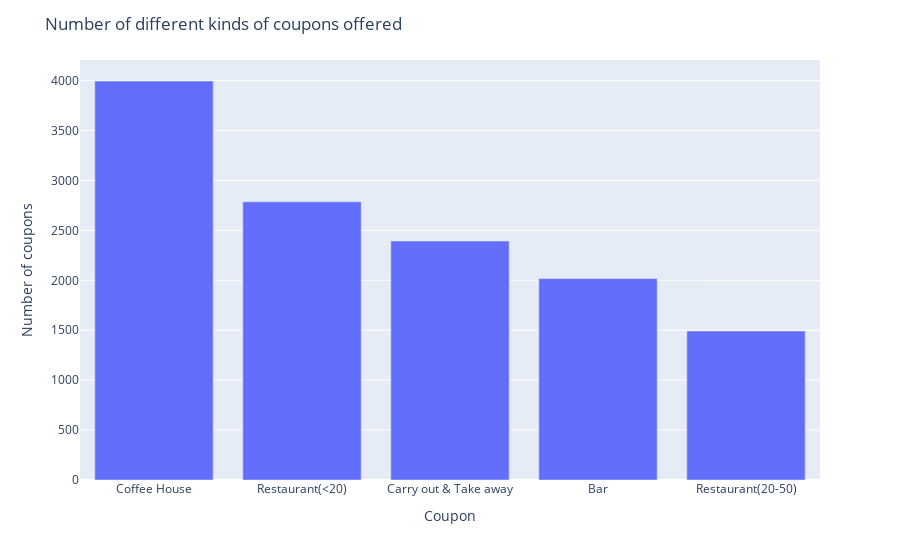

This figure's notebook cell:
### Markdown cell above
5. Use a bar plot to visualize the `coupon` column.

### Code cell
data_coupon = data['coupon'].value_counts().to_frame().reset_index()
data_coupon = data_coupon.rename(columns={'index': 'Coupon', 'coupon': 'Number of coupons'})
bar_coupon = px.bar(data_coupon, x = 'Coupon', y = 'Number of coupons')
bar_coupon.update_layout(title = 'Number of different kinds of coupons offered')

### Figure 1 — Plotly figure (JSON) as saved in the notebook; plotly's stock layout.template omitted (floating-point values rounded to 4 significant figures)
{"data": [{"alignmentgroup": "True", "hovertemplate": "Coupon=%{x}<br>Number of coupons=%{y}<extra></extra>", "legendgroup": "", "marker": {"color": "#636efa", "pattern": {"shape": ""}}, "name": "", "offsetgroup": "", "orientation": "v", "showlegend": false, "textposition": "auto", "type": "bar", "x": ["Coffee House", "Restaurant(<20)", "Carry out & Take away", "Bar", "Restaurant(20-50)"], "xaxis": "x", "y": [3996, 2786, 2393, 2017, 1492], "yaxis": "y"}], "layout": {"barmode": "relative", "legend": {"tracegroupgap": 0}, "margin": {"t": 60}, "title": {"text": "Number of different kinds of coupons offered"}, "xaxis": {"anchor": "y", "domain": [0, 1], "title": {"text": "Coupon"}}, "yaxis": {"anchor": "x", "domain": [0, 1], "title": {"text": "Number of coupons"}}}}
